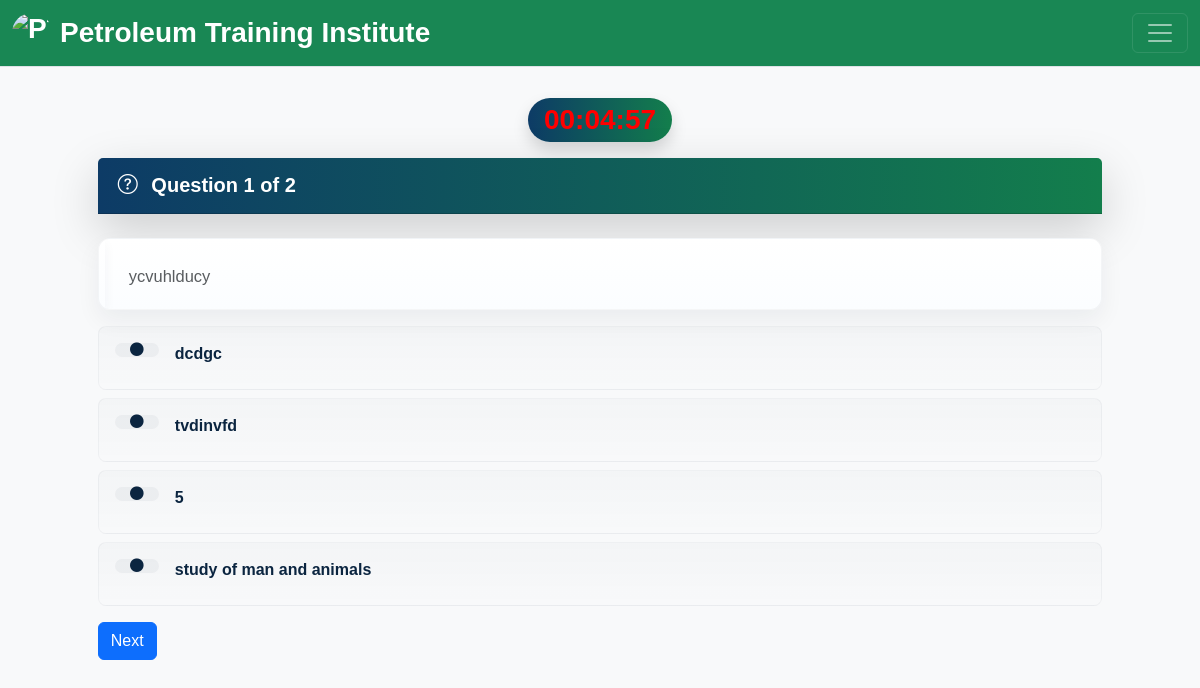
Screenshot of /account.php?q=quiz&step=2&eid=eid_68b43a2bb2c39904941526&n=1&t=2 (signed in) with the database file from the repository.
### tables this page shows
CREATE TABLE `questions` (
  `eid` text NOT NULL,
  `qid` text NOT NULL,
  `qns` text NOT NULL,
  `choice` int(10) NOT NULL,
  `sn` int(11) NOT NULL
);

CREATE TABLE `options` (
  `qid` varchar(50) NOT NULL,
  `option` varchar(5000) NOT NULL,
  `optionid` text NOT NULL
);

### account.php (the view, shortened to what this page needs)
<!DOCTYPE html>
<html lang="en">
<head>
<link href="https://cdn.jsdelivr.net/npm/bootstrap@5.3.3/dist/css/bootstrap.min.css" rel="stylesheet" />
<link href="https://cdn.jsdelivr.net/npm/bootstrap-icons@1.11.3/font/bootstrap-icons.css" rel="stylesheet" />
<link rel="stylesheet" href="css/account.css" />
<link rel="stylesheet" href="css/font.css" />
</head>
<body class="bg-light">
 <?php
 include_once 'dbConnection.php';
  if(!(isset($_SESSION['email']))){
header("location:index.php");
}
else
{
$name = $_SESSION['name'];
$email=$_SESSION['email'];
include_once 'dbConnection.php';
echo '<span class="pull-right top title1" ><span class="log1"><span class="glyphicon glyphicon-user" aria-hidden="true"></span>&nbsp;&nbsp;&nbsp;&nbsp;Hello,</span> <a href="account.php?q=1" class="log log1">'.$name.'</a>&nbsp;|&nbsp;<a href="logout.php?q=account.php" class="log"><span class="glyphicon glyphicon-log-out" aria-hidden="true"></span>&nbsp;Signout</button></a></span>';
$check2 = mysqli_query($con,"SELECT * FROM history WHERE email='$email' AND eid='$eid' LIMIT 1");
if(mysqli_num_rows($check2) == 0){
    $start_time = time();
    $end_time = $start_time + ($exam_duration_minutes * 60);
    mysqli_query($con,"INSERT INTO history (email,eid,start_time,end_time) VALUES('$email','$eid',$start_time,$end_time)") or die(mysqli_error($con));
} else {
    $row = mysqli_fetch_assoc($check2);
    $end_time = $row['end_time'];
    error_log("[DEBUG] Using existing history row end_time=$end_time");
}
}?>
<header>
  <nav class="navbar navbar-dark bg-success border-bottom fixed-top">
    <div class="container-fluid">
      <a class="navbar-brand fw-bold fs-3 d-flex align-items-center gap-2" href="account.php?q=1">
        <img src="image/PTI.jpg" alt="PTI Logo" class="rounded-circle" style="width:40px;height:40px;object-fit:cover;">
        <span class="pti-full">Petroleum Training Institute</span>
      </a>
      <button class="navbar-toggler d-1250-none" type="button" data-bs-toggle="offcanvas" data-bs-target="#sideNav">
        <span class="navbar-toggler-icon"></span>
      </button>
    </div>
  </nav>
</header>
<main class="container my-0 pt-4">
<?php
if (@$_GET['q'] == 'quiz' && @$_GET['step'] == 2) {
    $eid   = trim($_GET['eid'] ?? '');
    $email = $_SESSION['email'] ?? '';
    $safeEmail = mysqli_real_escape_string($con, $email);
    $safeEid   = mysqli_real_escape_string($con, $eid);
    $quizResult = mysqli_query($con,
        "SELECT `time` FROM quiz WHERE eid='" . mysqli_real_escape_string($con, $eid) . "' LIMIT 1"
    );
    $quizRow = mysqli_fetch_assoc($quizResult);
    $exam_duration_minutes = $quizRow ? intval($quizRow['time']) : 0;
    $duration   = $exam_duration_minutes * 60;
    $start_time = time();
    $end_time   = $start_time + $duration;
    $check2 = mysqli_query(
        $con,
        "SELECT end_time FROM history WHERE email='{$safeEmail}' AND eid='{$safeEid}' LIMIT 1"
    ) or die(mysqli_error($con));
    if (mysqli_num_rows($check2) == 0) {
        $safeStart = intval($start_time);
        $safeEnd   = intval($end_time);
        mysqli_query(
            $con,
            "INSERT INTO history (email, eid, start_time, end_time) VALUES ('{$safeEmail}', '{$safeEid}', '{$safeStart}', '{$safeEnd}')"
        ) or die(mysqli_error($con));
    } else {
        $row = mysqli_fetch_assoc($check2);
        $end_time = $row['end_time'];
    }
    $questions = mysqli_query($con,
        "SELECT * FROM questions WHERE eid='" . mysqli_real_escape_string($con, $eid) . "' ORDER BY sn ASC")
        or die(mysqli_error($con));
    $allQuestions = [];
    while ($row = mysqli_fetch_assoc($questions)) {
        $qid = $row['qid'];
        $qns = $row['qns'];
        $optRes = mysqli_query($con, "SELECT * FROM options WHERE qid='" . mysqli_real_escape_string($con, $qid) . "'")
            or die(mysqli_error($con));
        $options = mysqli_fetch_all($optRes, MYSQLI_ASSOC);
        $allQuestions[] = [
            'qid'     => $qid,
            'qns'     => $qns,
            'options' => $options
        ];
    }
?>
<form method="POST" id="quizForm">
    <div class="panel" style="margin:5%">
 <div class="exam-global-timer text-center my-3">
  <span id="globalExamTimer" class="pulse badge exam-card-header fs-3 fw-bold rounded-pill px-3 py-2 shadow"></span>
</div>
        <?php foreach ($allQuestions as $index => $q) :
            $sn = $index + 1;
            ?>
            <div class="question-container" data-index="<?= $index ?>" data-qid="<?= htmlspecialchars($q['qid']) ?>" style="<?= $index === 0 ? '' : 'display:none;' ?>">
                <div class="" >
                    <div class="card shadow-lg border-0 mb-4" >
                        <div class="card-header question-card-header bg-info text-white d-flex justify-content-between align-items-center py-3">
    <div class="fw-bold fs-5">
        <i class="bi bi-question-circle me-2"></i>
        Question <?= $sn ?> of <?= count($allQuestions) ?>
    </div>
</div>
                    </div>
                    <div class="question-header mb-3">
                        <div class="text-muted small"><?= nl2br(htmlspecialchars($q['qns'], ENT_QUOTES)) ?></div>
                    </div>
                    <div class="options-list">
                        <?php foreach ($q['options'] as $option) :
                            $optId = 'q' . $q['qid'] . '-opt' . $option['optionid'];
                        ?>
                        <div class="option-row mb-2">
                            <label for="<?= $optId ?>" class="option-label d-flex align-items-start gap-3 p-3 rounded-3">
                                <span class="option-bullet d-flex align-items-center justify-content-center">
                                    <i class="bi bi-circle-fill"></i>
                                </span>
                                <div class="option-text flex-grow-1"><?= htmlspecialchars($option['option'], ENT_QUOTES) ?></div>
                            </label>
                        </div>
                        <?php endforeach; ?>
                    </div>
                </div>
            </div>
        <?php endforeach; ?>
        <div class="d-flex justify-content-between mt-3">
            <button type="button" class="btn btn-primary" id="nextBtn">Next</button>
        </div>
    </div>
</form>
<?php
}
?>
</body>
</html>

### css/account.css (style rules this page uses)
body { overflow-x: hidden; width: 100%; font: 16px "Century Gothic", "Times Roman", sans-serif; min-height: 550px; transition: padding-top 0.15s ease; }
* { scrollbar-width: none; -ms-overflow-style: none; }
.navbar .navbar-brand { margin-right: 2rem; }
@media (max-width: 1249px) { .d-1250-none { display: block !important; } }
.question-header { position: relative; padding: 18px 16px; padding-left: 24px; border-radius: 12px; background: linear-gradient(180deg,#ffffff 0%, #fbfdff 100%); box-shadow: 0 10px 24px rgba(8,30,50,0.06); border: 1px solid rgba(13,40,64,0.04); margin-bottom: 1rem; overflow: hidden; }
.question-header::before { content: ""; position: absolute; left: 0; top: 0; width: 6px; height: 100%; border-radius: 12px 0 0 12px; box-shadow: 0 4px 12px rgba(13,40,64,0.06); }
.question-header .text-muted.small { display: block; margin: 0; color: #000000ff; font-size: 1.03rem; line-height: 1.6; white-space: pre-wrap; word-wrap: break-word; padding: 6px 2px 2px 6px; }
.question-header .small { color: #375467; }
.option-row { position: relative; }
.option-label { cursor: pointer; transition: transform .12s ease, box-shadow .12s ease, border-color .12s ease; background: linear-gradient(180deg, rgba(13,40,64,0.02), rgba(13,40,64,0.00)); border: 1px solid rgba(13,40,64,0.04); display: flex; gap: 10px; align-items: center; padding-left: 52px; min-height: 64px; }
.option-bullet { width: 44px; height: 14px; min-width: 44px; background: rgba(13,40,64,0.04); border-radius: 10px; color: #0b2540; font-size: 0.85rem; }
.option-text { font-weight: 600; color: #0b2540; line-height: 1.35; }
.result-card-header, .exam-card-header, .history-card-header, .rank-card-header, .question-card-header { background: linear-gradient(90deg, #0d3b66 0%, #137e4c 100%); color: #fff; padding: 14px 20px; gap: 10px; align-items: center; }
#globalExamTimer { font-size: 1.5rem; color: #eee; }
#globalExamTimer.pulse { color: red; animation: pulse 1s infinite; }

### rows the page displays
questions: sn "1", count($allQuestions) "2", qns "ycvuhlducy"
options: option "dcdgc"
options: option "tvdinvfd"
options: option "5"
options: option "study of man and animals"
